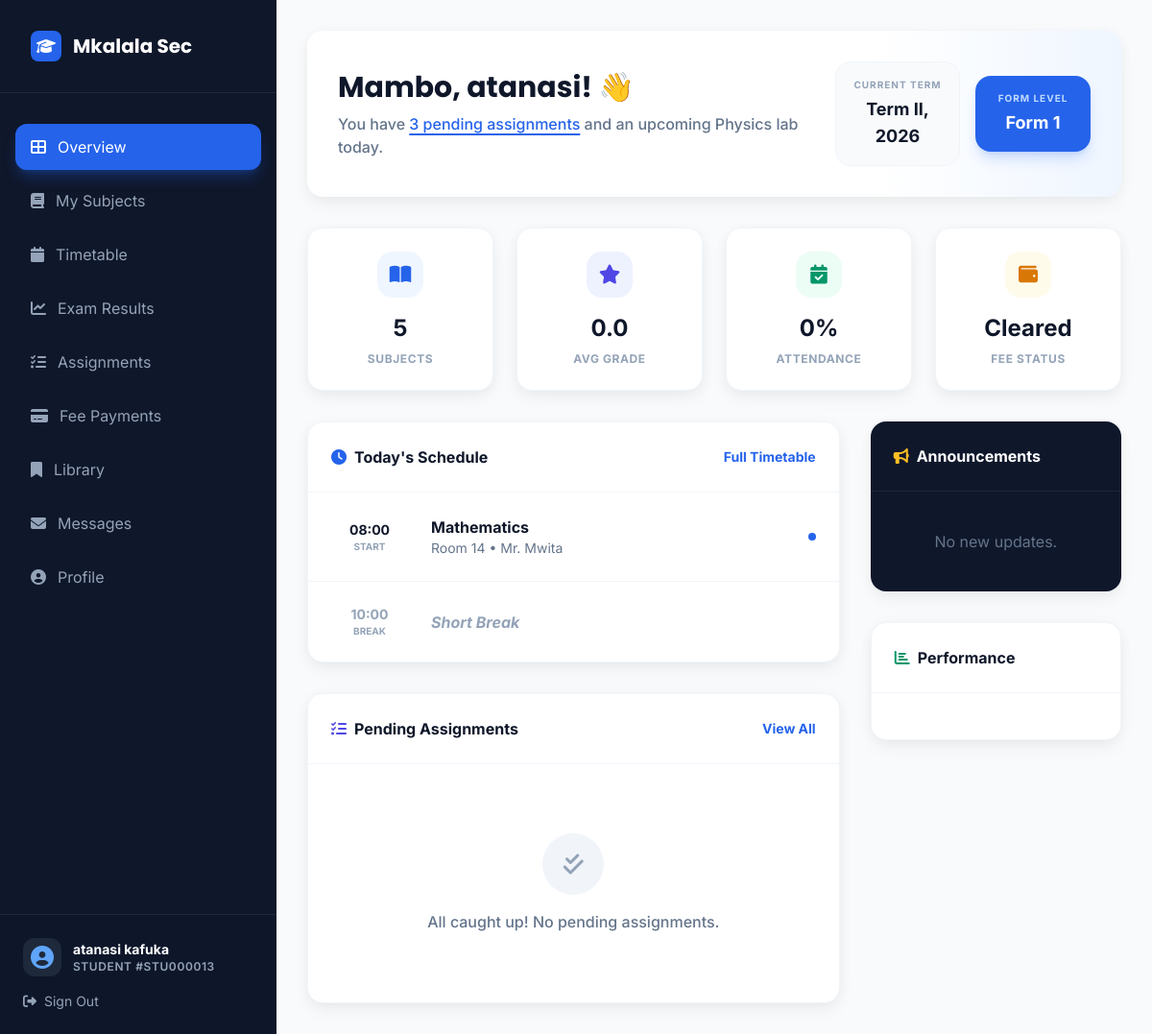
The page /dashboard/student/ (signed in) on the database as committed earlier.
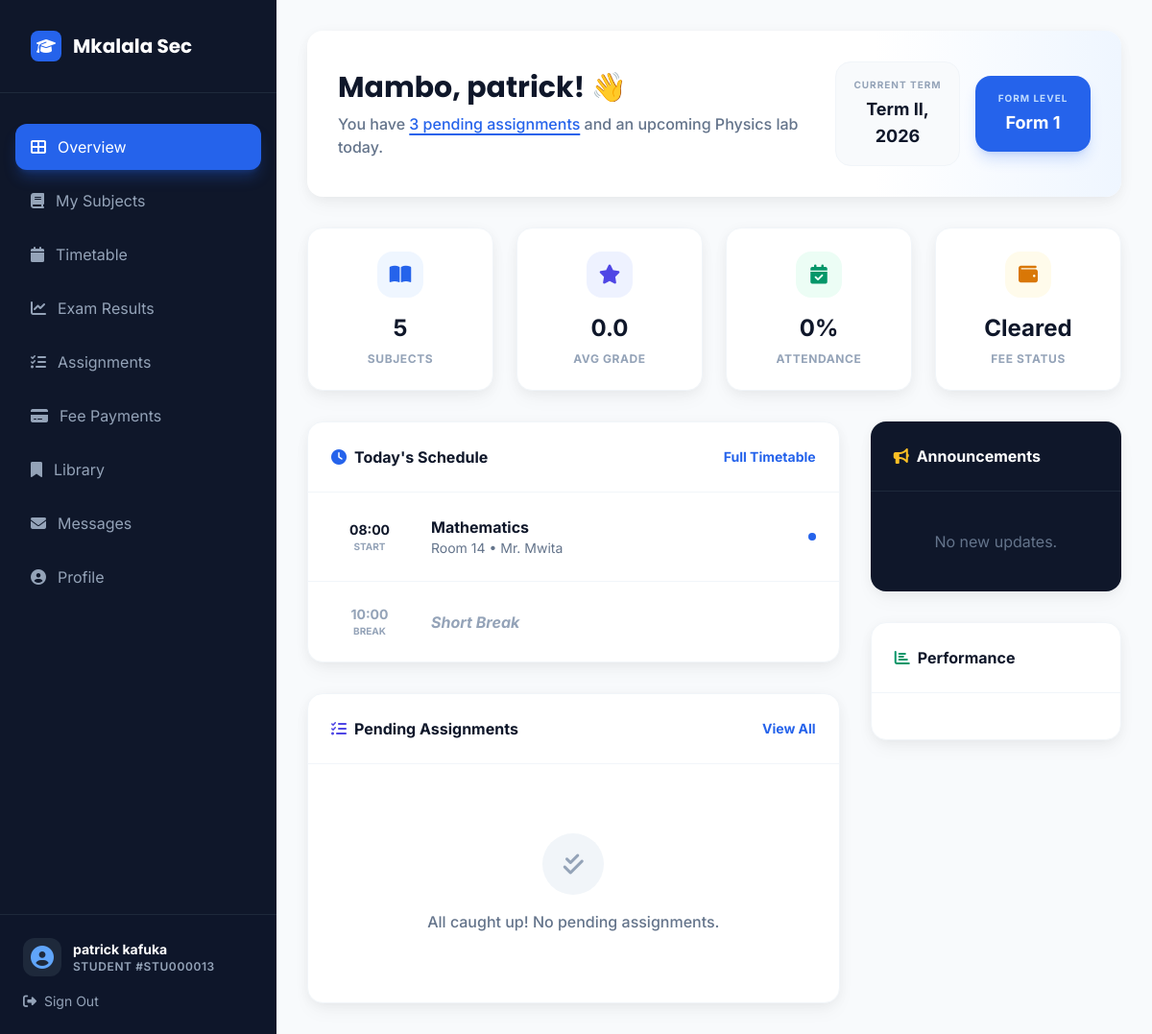
The same page on the database as committed later.
### core/models.py (models this page shows, shortened)
class User(AbstractUser):
    ROLE_CHOICES = [
        ('student', _('Student')),
        ('teacher', _('Teacher')),
        ('headmaster', _('Head of School')),
    ]
    role = models.CharField(max_length=20, choices=ROLE_CHOICES, default='student')
    is_student = models.BooleanField(default=False)
    is_faculty = models.BooleanField(default=False)
    is_parent = models.BooleanField(default=False)
    is_headmaster = models.BooleanField(default=False)
    profile_picture = models.ImageField(upload_to='profile_pictures/', blank=True, null=True)
    groups = models.ManyToManyField(
        Group,
        verbose_name=_('groups'),
        blank=True,
        related_name='custom_user_set',
        related_query_name='custom_user',
    )
    user_permissions = models.ManyToManyField(
        Permission,
        verbose_name=_('user permissions'),
        blank=True,
        related_name='custom_user_set',
        related_query_name='custom_user',
    )

### core/views.py (the view, shortened to what this page needs)
# urls.py: path('dashboard/student/', views.StudentDashboardView.as_view(), name='student_dashboard'),
class StudentDashboardView(LoginRequiredMixin, UserPassesTestMixin, TemplateView):
    template_name = 'core/student_dashboard.html'
    def test_func(self):
        return is_student(self.request.user)
    def get_context_data(self, **kwargs):
        context = super().get_context_data(**kwargs)
        try:
            student = self.request.user.student_profile
        except StudentProfile.DoesNotExist:
            from .models import Department
            department, created = Department.objects.get_or_create(
                code='GEN',
                defaults={'name': 'General Studies', 'slug': 'general-studies'}
            )
            student = StudentProfile.objects.create(
                user=self.request.user,
                roll_number=f"STU{self.request.user.id:06d}",
                admission_year=timezone.now().year,
                current_semester=1,
                department=department
            )
        enrollments = Enrollment.objects.filter(
            student=student
        ).select_related(
            'course_offering__course',
            'course_offering__faculty'
        ).prefetch_related('attendances')
        enriched_enrollments = []
        total_present = 0
        total_sessions = 0
        for enrollment in enrollments:
            sessions = enrollment.attendances.all()
            total_classes = sessions.count()
            present_classes = sessions.filter(status='P').count()
            attendance_percentage = (present_classes / total_classes * 100) if total_classes > 0 else 0
            total_present += present_classes
            total_sessions += total_classes
            enriched_enrollments.append({
                'enrollment': enrollment,
                'attendance_percentage': attendance_percentage,
                'grade': getattr(enrollment, 'grade', None)
            })
        overall_attendance = (total_present / total_sessions * 100) if total_sessions > 0 else 0
        try:
            school_name = SystemSetting.objects.get(key='school_name').value
            school_motto = SystemSetting.objects.get(key='school_motto').value
            school_vision = SystemSetting.objects.get(key='school_vision').value
            school_mission = SystemSetting.objects.get(key='school_mission').value
            school_address = SystemSetting.objects.get(key='school_address').value
            school_phone = SystemSetting.objects.get(key='school_phone').value
            school_email = SystemSetting.objects.get(key='school_email').value
            school_website = SystemSetting.objects.get(key='school_website').value
            school_founded_year = SystemSetting.objects.get(key='school_founded_year').value
            school_type = SystemSetting.objects.get(key='school_type').value
            school_registration = SystemSetting.objects.get(key='school_registration').value
            school_exam_center = SystemSetting.objects.get(key='school_exam_center').value
        except (SystemSetting.DoesNotExist, KeyError):
            school_name = 'Mkalala Secondary School'
            school_motto = 'Education for Excellence'
            school_vision = 'To be a center of academic excellence and moral development'
            school_mission = 'To provide quality education that prepares students for higher education and life challenges'
            school_address = 'P.O. Box 1234, Mkalala, Tanzania'
            school_phone = '+255 123 456 789'
            school_email = 'info@mkalala.sc.tz'
            school_website = 'www.mkalala.sc.tz'
            school_founded_year = '2005'
            school_type = 'O-Level Secondary School'
            school_registration = 'REG.12345/6789'
            school_exam_center = 'CSEE/FTNA Center'
        school_info = {
            'name': school_name,
            'motto': school_motto,
            'vision': school_vision,
            'mission': school_mission,
            'address': school_address,
            'phone': school_phone,
            'email': school_email,
            'website': school_website,
            'founded_year': school_founded_year,
            'school_type': school_type,
            'registration_number': school_registration,
            'examination_center': school_exam_center,
        }
        necta_exams = NECTAExam.objects.filter(student=student).order_by('-exam_year', '-exam_month')
        average_grade = self.calculate_average_grade(necta_exams)
        academic_performance = {
            'total_exams': necta_exams.count(),
            'average_grade': average_grade,
            'best_subject': self.get_best_subject(necta_exams),
            'subjects_taken': necta_exams.values_list('subject', flat=True).distinct().count(),
            'recent_exams': necta_exams[:5],
            'progress_stroke_dasharray': (average_grade + 5) * 31.4,  # Calculate for SVG progress ring
        }
        fees = Fee.objects.filter(student=student).order_by('-due_date')
        fee_summary = {
            'total_fees': fees.aggregate(total=DBSum('amount'))['total'] or 0,
            'paid_fees': fees.filter(is_paid=True).aggregate(total=DBSum('amount'))['total'] or 0,
            'outstanding_fees': fees.filter(is_paid=False).aggregate(total=DBSum('amount'))['total'] or 0,
            'overdue_fees': fees.filter(is_paid=False, due_date__lt=timezone.now().date()).count(),
            'recent_fees': fees[:5],
        }
        borrowed_books = BorrowedBook.objects.filter(student=student, return_date__isnull=True)
        library_info = {
            'active_borrowed_books': borrowed_books.count(),
            'overdue_books': borrowed_books.filter(due_date__lt=timezone.now().date()).count(),
            'total_borrowed_history': BorrowedBook.objects.filter(student=student).count(),
            'recent_borrowed': borrowed_books[:5],
        }
        participations = Participation.objects.filter(student=student).select_related('activity')
        activity_info = {
            'total_activities': participations.count(),
            'attended_activities': participations.filter(attended=True).count(),
            'upcoming_activities': Activity.objects.filter(date__gte=timezone.now())[:5],
            'recent_participations': participations.order_by('-registered_on')[:5],
        }
        achievements = Achievement.objects.filter(student=student).order_by('-date_awarded')
        unread_messages = Message.objects.filter(recipient=self.request.user, is_read=False).count()
        notifications = Notification.objects.filter(recipient=self.request.user, is_read=False).order_by('-created_at')[:5]
        context.update({
            'student': student,
            'enriched_enrollments': enriched_enrollments,
            'overall_attendance': overall_attendance,
            'recent_assignments': Assignment.objects.filter(
                course_offering__id__in=[e['enrollment'].course_offering_id for e in enriched_enrollments]
            ).select_related('course_offering__course').order_by('-created_at')[:5],
            'school_info': school_info,
            'upcoming_exams': ExamSchedule.objects.filter(
                course__in=[e.course_offering.course for e in enrollments],
                date__gte=timezone.now()
            ).order_by('date')[:5],
            'academic_performance': academic_performance,
            'fee_summary': fee_summary,
            'unpaid_fees': Fee.objects.filter(student=student, is_paid=False),
            'library_info': library_info,
            'activity_info': activity_info,
            'achievements': achievements,
            'recent_announcements': Announcement.objects.filter(
                Q(target_audience='All') | Q(target_audience='Students')
            ).order_by('-created_at')[:5],
            'unread_messages': unread_messages,
            'notifications': notifications,
            'available_courses': self.get_available_courses(student),
            'current_calendar': SchoolCalendar.objects.filter(is_current=True).first(),
        })
        return context
    def calculate_average_grade(self, necta_exams):
        if not necta_exams:
            return 0.0
        total_points = sum(exam.get_grade_points() for exam in necta_exams)
        return total_points / necta_exams.count()
    def get_best_subject(self, necta_exams):
        if not necta_exams:
            return None
    def get_available_courses(self, student):
        enrolled_course_ids = Enrollment.objects.filter(
            student=student
        ).values_list('course_offering__course__id', flat=True)
        current_semester = Semester.objects.filter(is_current=True).first()
        if current_semester:
            available_courses = CourseOffering.objects.filter(
                semester=current_semester
            ).exclude(
                course__id__in=enrolled_course_ids
            ).select_related('course', 'faculty').order_by('course__name')
            return available_courses
        return CourseOffering.objects.none()

### core/models.py (called while the page is built)
    def get_current_level_display(self):
        if self.department.education_level == 'olevel':
            return f"Form {self.current_form}"
        else:
            return f"Semester {self.current_semester}" if self.current_semester else "N/A"

### core/views.py (called while the page is built)
def is_student(user):
    return user.is_authenticated and hasattr(user, 'role') and user.role == 'student'

### templates/core/student_dashboard.html (shortened to what the changed rows need)
{% extends "core/base_dashboard.html" %}
{% load static %}
{% block user_role %}Student #{{ student.roll_number|default:"N/A" }}{% endblock %}
{% block main_content %}
<div class="card-premium p-8 relative overflow-hidden bg-white border-none shadow-soft">
    <div class="relative z-10 flex flex-col md:flex-row md:items-center justify-between gap-6">
        <div class="space-y-2">
            <h1 class="text-3xl font-display font-bold text-slate-900">Mambo, {{ user.first_name|default:user.username }}! 👋</h1>
            <p class="text-slate-500 font-medium">You have <span class="text-blue-600 underline underline-offset-4 decoration-2">3 pending assignments</span> and an upcoming Physics lab today.</p>
        </div>
    </div>
</div>
{% endblock %}

### templates/core/base_dashboard.html (shortened to what this page needs)
{% load static %}
<!DOCTYPE html>
<html lang="en" class="h-full bg-slate-50 text-slate-900 antialiased">
<head>
    <link href="{% static 'css/tailwind.css' %}" rel="stylesheet" />
    <link rel="stylesheet" href="https://cdnjs.cloudflare.com/ajax/libs/font-awesome/6.4.0/css/all.min.css">
</head>
<body class="h-full font-sans overflow-hidden">
    <div class="flex h-full">
        <aside id="sidebar" class="fixed inset-y-0 left-0 z-50 w-72 bg-slate-900 text-white transition-transform duration-300 -translate-x-full lg:translate-x-0 lg:static lg:inset-0">
            <div class="flex flex-col h-full">
                <div class="p-8 border-b border-slate-800">
                    <a href="{% url 'public_home' %}" class="flex items-center space-x-3">
                        <div class="w-8 h-8 bg-blue-600 rounded-lg flex items-center justify-center text-white">
                            <i class="fas fa-graduation-cap"></i>
                        </div>
                        <span class="text-xl font-display font-bold">Mkalala Sec</span>
                    </a>
                </div>
                <nav class="flex-1 px-4 py-8 space-y-2 overflow-y-auto">
                    {% block sidebar_nav %}{% endblock %}
                </nav>
                <div class="p-6 border-t border-slate-800 bg-slate-900/50">
                    <div class="flex items-center space-x-3 mb-4">
                        <div class="w-10 h-10 rounded-xl bg-slate-800 flex items-center justify-center text-blue-400">
                            <i class="fas fa-user-circle text-2xl"></i>
                        </div>
                        <div class="flex-1 min-w-0">
                            <p class="text-sm font-bold truncate">{{ user.get_full_name|default:user.username }}</p>
                            <p class="text-xs text-slate-400 uppercase tracking-wider font-semibold">{% block user_role %}{% endblock %}</p>
                        </div>
                    </div>
                    <a href="{% url 'logout' %}" class="flex items-center space-x-2 text-sm text-slate-400 hover:text-red-400 transition-colors">
                        <i class="fas fa-sign-out-alt"></i>
                        <span>Sign Out</span>
                    </a>
                </div>
            </div>
        </aside>
        <div class="flex-1 flex flex-col min-w-0 overflow-hidden">
            <main class="flex-1 overflow-y-auto p-4 lg:p-8 space-y-8">
                {% block main_content %}{% endblock %}
            </main>
        </div>
    </div>
</body>
</html>

Rows that differ between the two databases and show on the page:
changed User: get_full_name "atanasi kafuka" → "patrick kafuka"; first_name "atanasi" → "patrick"
